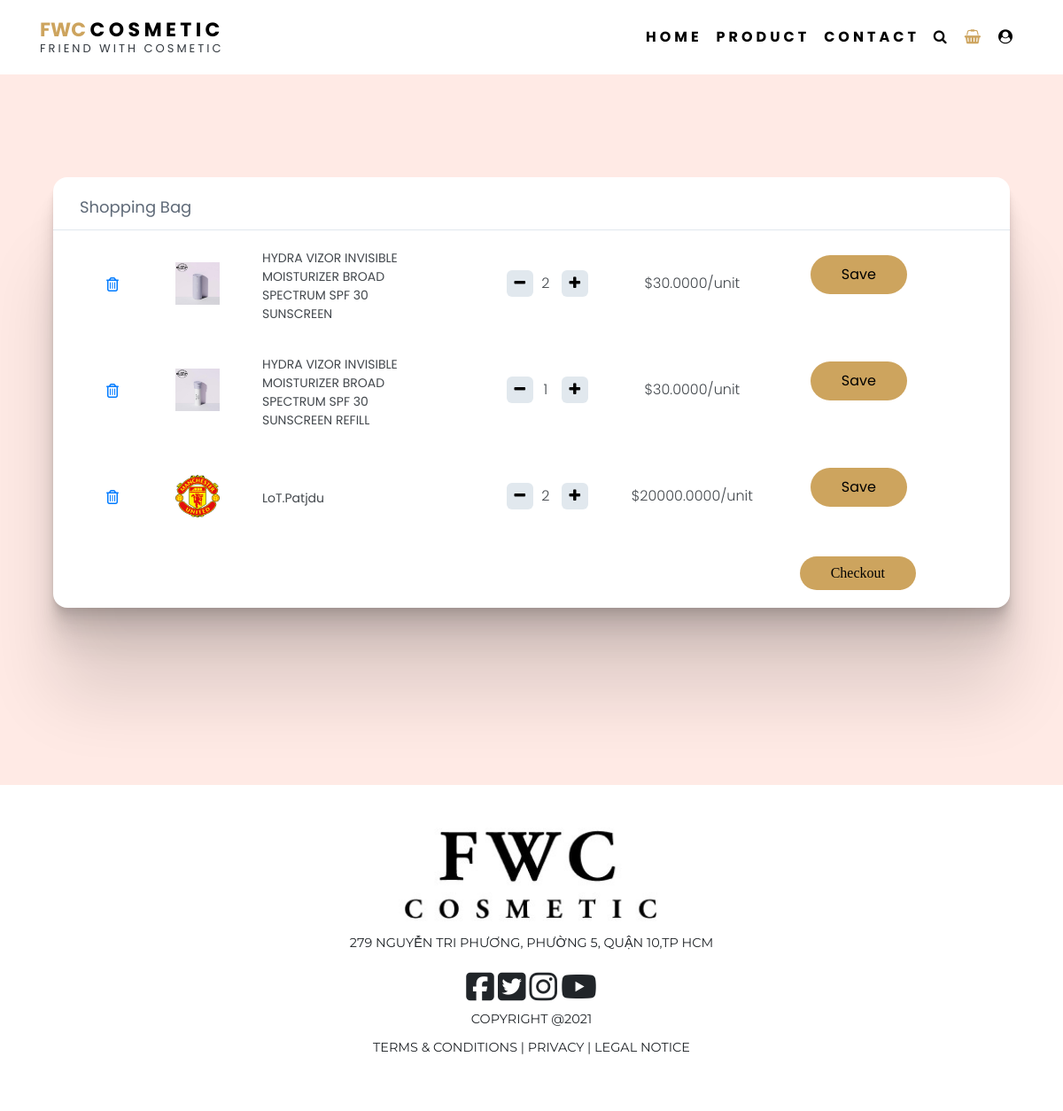
The page /index.php?controller=cart (signed in) on the database its author committed.
### tables this page shows
CREATE TABLE `tbl_cart` (
  `cart_id` int(11) NOT NULL,
  `idUser` int(11) NOT NULL,
  `product_name` varchar(100) NOT NULL,
  `product_price` decimal(15,4) NOT NULL,
  `product_image` text NOT NULL,
  `quantity` int(10) NOT NULL,
  `total_price` decimal(15,4) NOT NULL
);

### Controllers/BaseController.php (called while the page is built, shortened)
<?php
class BaseController{
    protected function view($viewpath, array $data = []){
        $viewpath=self::VIEW_FOLDER_NAME.$viewpath.".php";
        require($viewpath);
    }
}
?>

### index.php (called while the page is built, shortened)
<?php
require ("./Controllers/BaseController.php");
$actionName =strtolower($_REQUEST['action']??'index');
$controllerObject =new $controllerName();
$controllerObject->$actionName();
?>

### Modules/db_module.php (called while the page is built, shortened)
<?php
function chayTruyVanTraVeDL($link, $q)
{
	$result = mysqli_query($link, $q);
	return $result;
}

### Views/frontend/cart/index.php (the view, shortened to what this page needs)
<!doctype html>
<html lang="en">
<head>
  <?php require_once("Views/shared/head-title.php"); ?>
  <link rel="stylesheet" href="Public/frontend/css/cart.css">
</head>
<body>
  <div class="container-fluid">
    <?php require_once("Views/shared/header.php"); ?>
    <div class="shopping-cart">
            <div class="title">
                Shopping Bag
            </div>
                <?php
                if (isset($cartOfUser)){
                    foreach ($cartOfUser as $oneCartOfUser){
                        echo'
                        <form action="?controller=cart&action=saveProduct" method="post">
                        <div class="item">
                            <div class="buttons">
                                <a href="index.php?controller=cart&action=deleteProductInCart&id='.$oneCartOfUser['cart_id'].'" class="delete-btn"><i class="fa fa-trash-o" aria-hidden="true"></i></a>
                            </div>
                            <div class="image">
                                <img src="Public/frontend/img/product/'.$oneCartOfUser['product_image'].'" alt="Product Image" />
                            </div>
                            <div class="description">
                                <span>'.$oneCartOfUser['product_name'].'</span>
                                <span> </span>
                            </div>
                            <div class="quantity ml-5">
                                <button class="minus-btn" type="button" name="button">
                                    <i class="fa fa-minus " aria-hidden="true"></i>
                                </button>
                                <input type="text" name="quantity" value="'.$oneCartOfUser['quantity'].' "readonly>
                                <button class="plus-btn" type="button" name="button">
                                    <i class="fa fa-plus" aria-hidden="true"></i>
                                </button>
                            </div>
                            <div class="total-price ml-5">$'.$oneCartOfUser['product_price'].'/unit</div>
                            <div class="ml-5">
                            <input type="hidden" name="cart_id" value="'.$oneCartOfUser['cart_id'].' ">
                            <input type="hidden" name="product_name" value="'.$oneCartOfUser['product_name'].' ">
                            <input type="hidden" name="product_price" value="'.$oneCartOfUser['product_price'].' ">
                                <a class="nav-link text-uppercase font-weight-bold">
                                    <button class="checkout" type="submit">Save </button>
                                </a>
                            </div>
                        </div>
                        </form>
                            ';
                    }
                }
                ?>
            <div class="totals-item">
            <?php
            if(isset($_SESSION['email'])&isset($_SESSION['role'])&isset($_SESSION['idUser'])){
                echo'
                <a href="?controller=checkout" class="nav-link text-uppercase font-weight-bold">
                    <button class="checkout" type="submit">Checkout </button>
                </a>
                ';
            }
            ?>
            </div>
        </div>
    <?php require_once("Views/shared/footer.php"); ?>
  </div>
</body>
</html>

### Public/frontend/css/cart.css (style rules this page uses)
.container-fluid { width: 100%; padding-right: 0; padding-left: 0; margin-right: auto; margin-left: auto; }
:root { --mainColor: #cda45e; }
body { font-family: 'Poppins', sans-serif; }
* { box-sizing: border-box; }
body { background-color: #ffeae5; }
.shopping-cart { width: 90%; background: #FFFFFF; box-shadow: 0 2.8px 2.2px rgba(0, 0, 0, 0.034), 0 6.7px 5.3px rgba(0, 0, 0, 0.048), 0 12.5px 10px rgba(0, 0, 0, 0.06), 0 22.3px 17.9px rgba(0, 0, 0, 0.072), 0 41.8px 33.4px rgba(0, 0, 0, 0.086), 0 100px 80px rgba(0, 0, 0, 0.12); min-height: 200px; margin: 200px auto; border-radius: 16px; display: flex; flex-direction: column; }
.title { height: 60px; border-bottom: 1px solid #E1E8EE; padding: 20px 30px; color: #5E6977; font-size: 18px; font-weight: 400; }
.item { padding: 20px 30px; height: 120px; display: flex; justify-content: space-between; }
.buttons { position: relative; padding-top: 30px; margin-right: 80px; }
.delete-btn { position: absolute; display: inline-block; cursor: pointer; margin-left: 30px; }
.image { display: flex; text-align: center; align-items: center; margin-right: 20px; }
.image img { display: flex; top: auto; align-items: center; width: 50px; height: 60%; }
.description { display: flex; padding-top: 10px; margin-right: 0; width: 200px; align-items: center; flex-direction: row; flex-wrap: nowrap; align-content: center; justify-content: space-between; }
.description span { display: block; font-size: 14px; color: #43484D; font-weight: 400; }
.description span:first-child { margin-bottom: 5px; }
.quantity { padding-top: 0; margin-right: 0; top: auto; display: flex; align-items: center; }
.quantity input { -webkit-appearance: none; border: none; text-align: center; width: 32px; font-size: 16px; color: #43484D; font-weight: 300; }
button[class*=btn] { width: 30px; height: 30px; background-color: #E1E8EE; border-radius: 6px; border: none; cursor: pointer; }
.total-price { width: 83px; padding-top: 0; text-align: center; font-size: 16px; color: #43484D; font-weight: 300; display: flex; align-items: center; justify-content: center; }
.totals-item { padding-right: 20px; color: #43484D; font: 16px Poppins sans-serif; }
.checkout { float: right; margin-right: 70px; margin-bottom: 20px; background: #cda45e; border: 0; padding: 10px 35px; color: #000; transition: 0.4s; border-radius: 50px; }

### rows shown on the page
tbl_cart: product_image (picture), product_name "HYDRA VIZOR INVISIBLE MOISTURIZER BROAD SPECTRUM SPF 30 SUNSCREEN", quantity "2", product_price "30.0000"
tbl_cart: product_image (picture), product_name "HYDRA VIZOR INVISIBLE MOISTURIZER BROAD SPECTRUM SPF 30 SUNSCREEN REFILL", quantity "1", product_price "30.0000"
tbl_cart: product_image (picture), product_name "LoT.Patjdu", quantity "2", product_price "20000.0000"
